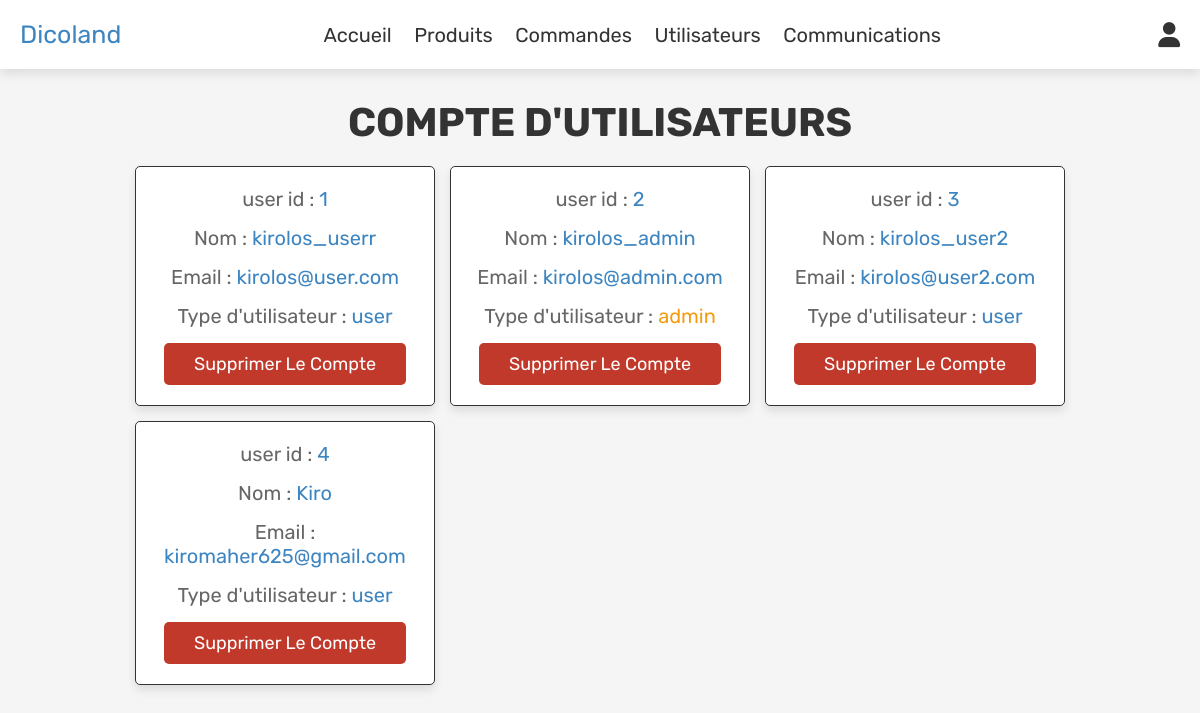
Screenshot of /admin_users.php (signed in) with the database file from the repository.
### tables this page shows
CREATE TABLE `users` (
  `id` int(100) NOT NULL,
  `name` varchar(100) NOT NULL,
  `email` varchar(100) NOT NULL,
  `password` varchar(100) NOT NULL,
  `user_type` varchar(20) NOT NULL DEFAULT 'user',
  `reset_token` varchar(255) DEFAULT NULL,
  `password_changed` tinyint(1) NOT NULL DEFAULT '0'
);

### admin_users.php (the view, shortened to what this page needs)
<?php
include 'config.php';
?>
<!DOCTYPE html>
<html lang="en">
<head>
   <link rel="stylesheet" href="https://cdnjs.cloudflare.com/ajax/libs/font-awesome/6.0.0/css/all.min.css">
   <link rel="stylesheet" href="css/admin_style.css">
</head>
<body>
<?php include 'admin_header.php'; ?>
<section class="users">
   <h1 class="title"> compte d'utilisateurs</h1>
   <div class="box-container">
      <?php
         $select_users = mysqli_query($conn, "SELECT * FROM `users`") or die('query failed');
         while($fetch_users = mysqli_fetch_assoc($select_users)){
      ?>
      <div class="box">
         <p> user id : <span><?php echo $fetch_users['id']; ?></span> </p>
         <p> Nom : <span><?php echo $fetch_users['name']; ?></span> </p>
         <p> Email : <span><?php echo $fetch_users['email']; ?></span> </p>
         <p> Type d'utilisateur : <span style="color:<?php if($fetch_users['user_type'] == 'admin'){ echo 'var(--orange)'; } ?>"><?php echo $fetch_users['user_type']; ?></span> </p>
         <a href="admin_users.php?delete=<?php echo $fetch_users['id']; ?>" onclick="return confirm('delete this user?');" class="delete-btn">Supprimer le compte</a>
      </div>
      <?php
         };
      ?>
   </div>
</section>
</body>
</html>

### css/admin_style.css (style rules this page uses)
:root { --purple:#3d85c0; --red:#c0392b; --orange:#f39c12; --black:#333; --white:#fff; --light-color:#666; --light-white:#ccc; --light-bg:#f5f5f5; --border:.1rem solid var(--black); --box-shadow:0 .5rem 1rem rgba(0,0,0,.1); }
* { font-family: 'Rubik', sans-serif; margin:0; padding:0; box-sizing: border-box; outline: none; border:none; text-decoration: none; transition:all .2s linear; }
html { font-size: 62.5%; overflow-x: hidden; }
body { background-color: var(--light-bg); }
section { padding:3rem 2rem; }
.title { text-align: center; margin-bottom: 2rem; text-transform: uppercase; color:var(--black); font-size: 4rem; }
.btn, .option-btn, .delete-btn, .white-btn { display: inline-block; margin-top: 1rem; padding:1rem 3rem; cursor: pointer; color:var(--white); font-size: 1.8rem; border-radius: .5rem; text-transform: capitalize; }
.delete-btn { background-color: var(--red); }
.users .box-container { display: grid; grid-template-columns: repeat(auto-fit, 30rem); justify-content: center; gap:1.5rem; max-width: 1200px; margin:0 auto; align-items: flex-start; }
.users .box-container .box { background-color: var(--white); padding:2rem; border:var(--border); box-shadow: var(--box-shadow); border-radius: .5rem; text-align: center; }
.users .box-container .box p { padding-bottom: 1.5rem; font-size: 2rem; color:var(--light-color); }
.users .box-container .box p span { color:var(--purple); }
.users .box-container .box .delete-btn { margin-top: 0; }

### rows the page displays
users: id "1", name "kirolos_userr", email "kirolos@user.com", user_type "user"
users: id "2", name "kirolos_admin", email "kirolos@admin.com", user_type "admin"
users: id "3", name "kirolos_user2", email "kirolos@user2.com", user_type "user"
users: id "4", name "Kiro", email "kiromaher625@gmail.com", user_type "user"
